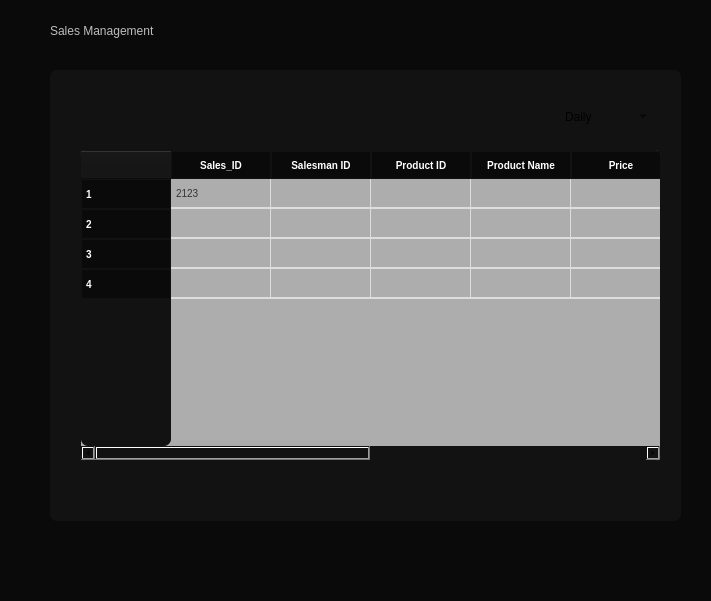
     <widget class="QWidget" name="widget_80" native="true">
      <property name="geometry">
       <rect>
        <x>270</x>
        <y>110</y>
        <width>711</width>
        <height>601</height>
       </rect>
      </property>
      <property name="styleSheet">
       <string notr="true">background:#0a0a0a;</string>
      </property>
      <widget class="QLabel" name="label_243">
       <property name="geometry">
        <rect>
         <x>50</x>
         <y>0</y>
         <width>211</width>
         <height>61</height>
        </rect>
       </property>
       <property name="styleSheet">
        <string notr="true">font: 16pt &quot;Sans Serif Collection&quot;;
border:none;
color:rgb(189, 189, 189);</string>
       </property>
       <property name="text">
        <string>Sales Management</string>
       </property>
      </widget>
      <widget class="QWidget" name="widget_81" native="true">
       <property name="geometry">
        <rect>
         <x>50</x>
         <y>70</y>
         <width>631</width>
         <height>451</height>
        </rect>
       </property>
       <property name="styleSheet">
        <string notr="true">background : #121212;
border-radius:7px;</string>
       </property>
       <widget class="QTableWidget" name="salesTable">
        <property name="geometry">
         <rect>
          <x>30</x>
          <y>80</y>
          <width>581</width>
          <height>311</height>
         </rect>
        </property>
        <property name="styleSheet">
         <string notr="true">QTableWidget, QTableView {
    border: 1px solid #121212;
    border-radius: 5px;
    gridline-color: #ddd;
    background-color: #adadad;
    font-size: 10px;
    font-family: Arial, sans-serif;
    color: #333;
    selection-background-color: #0078D7;
    selection-color: white;
	MAX-WIDTH:600PX;
}



QHeaderView::section {
	width : 80px;
    background-color:#0a0a0a;
    color: white;
    padding: 4px;
    border: 1px solid #121212;
    font-size: 10px;
    font-weight: bold;

}

QTableWidget::item, QTableView::item {
    padding: 2px;
    border-bottom: 1px solid #ddd;
    text-align: center;
	 min-width: 250px;
}

QTableWidget::item:selected, QTableView::item:selected {
    background-color: #0078D7;
    color: white;

}

QTableCornerButton::section {
    background-color: #adadad;
    border: 1px solid #adadad;
	border-top-left-radius: 8px;

  
}
</string>
        </property>
        <row/>
        <row/>
        <row/>
        <row/>
        <column>
         <property name="text">
          <string>Sales_ID</string>
         </property>
        </column>
        <column>
         <property name="text">
          <string>Salesman ID</string>
         </property>
        </column>
        <column>
         <property name="text">
          <string>Product ID</string>
         </property>
        </column>
        <column>
         <property name="text">
          <string>Product Name</string>
         </property>
        </column>
        <column>
         <property name="text">
          <string>Price</string>
         </property>
        </column>
        <column>
         <property name="text">
          <string>Category</string>
         </property>
        </column>
        <column>
         <property name="text">
          <string>Quantity Sold</string>
         </property>
        </column>
        <column>
         <property name="text">
          <string>Date/Time </string>
         </property>
        </column>
        <item row="0" column="0">
         <property name="text">
          <string>2123</string>
         </property>
         <property name="icon">
          <iconset theme="QIcon::ThemeIcon::FormatJustifyCenter"/>
         </property>
        </item>
        <item row="0" column="3">
         <property name="text">
          <string/>
         </property>
         <property name="textAlignment">
          <set>AlignCenter</set>
         </property>
         <property name="icon">
          <iconset theme="QIcon::ThemeIcon::FormatJustifyCenter"/>
         </property>
         <property name="flags">
          <set>ItemIsSelectable|ItemIsDragEnabled|ItemIsDropEnabled|ItemIsUserCheckable|ItemIsEnabled</set>
         </property>
        </item>
        <item row="0" column="4">
         <property name="text">
          <string/>
         </property>
         <property name="icon">
          <iconset theme="QIcon::ThemeIcon::FormatJustifyCenter"/>
         </property>
        </item>
        <item row="0" column="7">
         <property name="text">
          <string/>
         </property>
         <property name="font">
          <font>
           <family>Times New Roman</family>
          </font>
         </property>
         <property name="icon">
          <iconset theme="QIcon::ThemeIcon::FormatJustifyCenter"/>
         </property>
        </item>
       </widget>
       <widget class="QComboBox" name="comboBox">
        <property name="geometry">
         <rect>
          <x>510</x>
          <y>31</y>
          <width>91</width>
          <height>31</height>
         </rect>
        </property>
        <property name="styleSheet">
         <string notr="true">background:transparent;
font: 11pt &quot;Century Gothic&quot;;
</string>
        </property>
        <item>
         <property name="text">
          <string>Daily</string>
         </property>
         <property name="icon">
          <iconset theme="document-open-recent"/>
         </property>
        </item>
        <item>
         <property name="text">
          <string>Monthly</string>
         </property>
         <property name="icon">
          <iconset theme="document-open-recent"/>
         </property>
        </item>
        <item>
         <property name="text">
          <string>Yearly</string>
         </property>
         <property name="icon">
          <iconset theme="document-open-recent"/>
         </property>
        </item>
       </widget>
      </widget>
     </widget>
